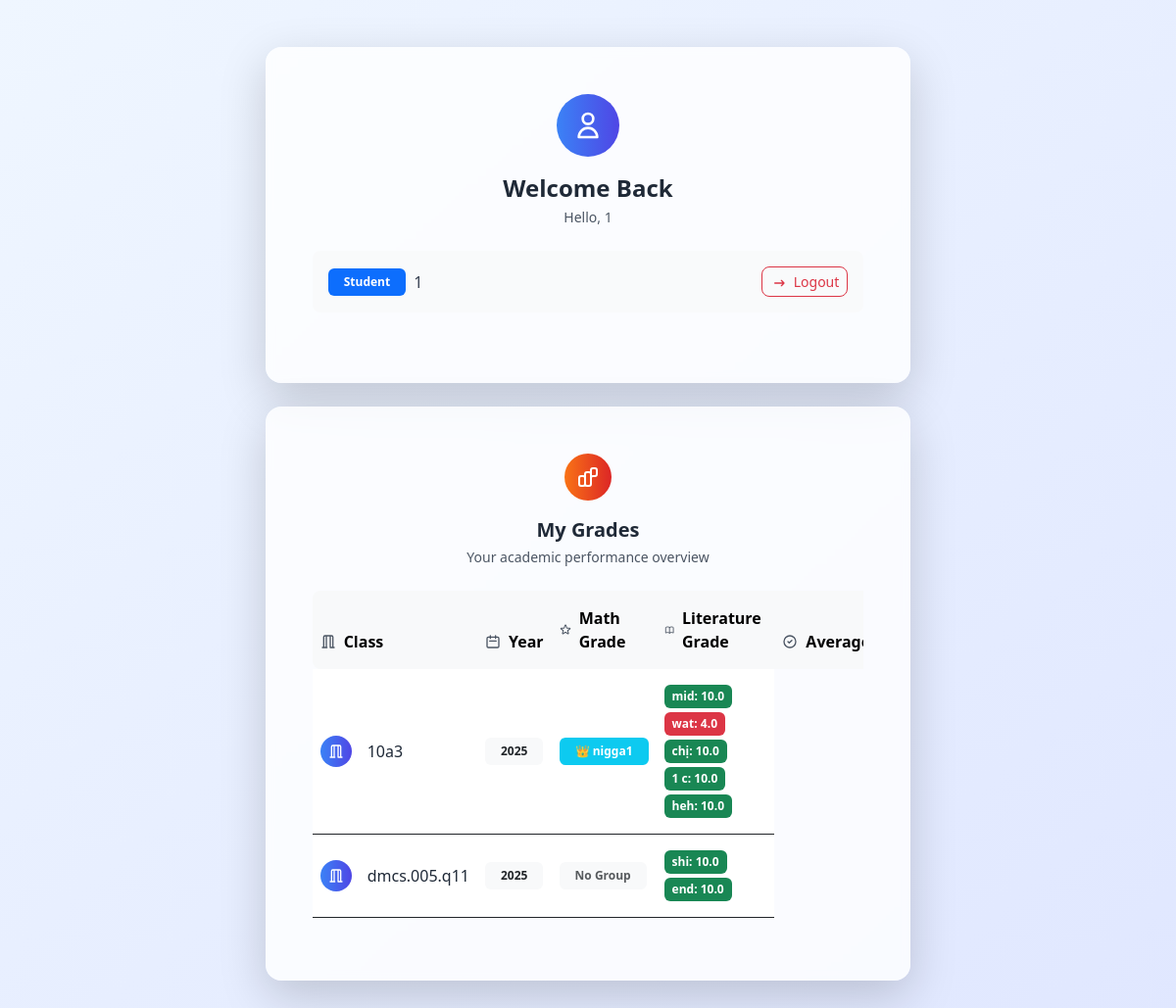
The page / (signed in) on the database its author committed.
### tables this page shows
CREATE TABLE student_to_classes (
  id TEXT NOT NULL,
  student_name TEXT NOT NULL,
  class_name TEXT NOT NULL,      
  started_year INTEGER NOT NULL, 
  group_name text DEFAULT '',
  is_group_leader integer DEFAULT 0,
  grade TEXT DEFAULT '{}',
  PRIMARY KEY (id, class_name, started_year),
  FOREIGN KEY (id) REFERENCES users(id),
  FOREIGN KEY (class_name, started_year) REFERENCES classes(class_name, started_year)
);

### main.py (the view)
@app.route('/', methods=['GET','POST'])
def serve_main():
    if 'id' in session:
        if session['id'] != admin_id:
            db=get_db()
            user_data=db.execute("select * from student_to_classes where id = ?",(session['id'],)).fetchall()
            return render_template('personal.html',user_data=user_data)
        db = get_db()
        classes_list = db.execute("SELECT * FROM classes ORDER BY started_year DESC, class_name ASC")
        classes_list = classes_list.fetchall()
        db.close()
        return render_template('index.html', classes_list=classes_list)
    else:
        return redirect(url_for('login'))

### main.py (called while the page is built)
def from_json_filter(value):
    if value:
        return json.loads(value)
    return {}

def get_db():
    conn = sqlite3.connect(database_path)
    conn.row_factory = sqlite3.Row
    return conn

### templates/personal.html (shortened to what this page needs)
<!DOCTYPE html>
<html lang="en">
<head>
    <link href="https://cdn.jsdelivr.net/npm/bootstrap@5.3.0/dist/css/bootstrap.min.css" rel="stylesheet">
    <script src="https://cdn.tailwindcss.com"></script>
</head>
<body class="bg-gradient-to-br from-blue-50 to-indigo-100 min-h-screen">
    <div class="container py-5">
        <div class="row justify-content-center">
            <div class="col-lg-10 col-xl-8">
                <div class="card shadow-lg border-0 rounded-4 bg-white/80 backdrop-blur-sm mb-4">
                    <div class="card-body p-5">
                        <div class="text-center mb-4">
                            <div class="bg-gradient-to-r from-blue-500 to-indigo-600 w-16 h-16 rounded-full mx-auto mb-3 flex items-center justify-center">
                                <svg class="w-8 h-8 text-white" fill="none" stroke="currentColor" viewBox="0 0 24 24">
                                    <path stroke-linecap="round" stroke-linejoin="round" stroke-width="2" d="M16 7a4 4 0 11-8 0 4 4 0 018 0zM12 14a7 7 0 00-7 7h14a7 7 0 00-7-7z"/>
                                </svg>
                            </div>
                            <h2 class="text-2xl font-bold text-gray-800 mb-1">Welcome Back</h2>
                            <p class="text-gray-600 text-sm">Hello, {{ session.id }}</p>
                        </div>
                        <div class="d-flex justify-content-between align-items-center mb-4 p-3 bg-gray-50 rounded-3">
                            <div class="d-flex align-items-center">
                                <span class="badge bg-primary me-2 px-3 py-2">Student</span>
                                <span class="text-gray-700 font-medium">{{ session.id }}</span>
                            </div>
                            <a href="{{ url_for('logout') }}" class="btn btn-outline-danger btn-sm rounded-3">
                                <svg class="w-4 h-4 inline-block me-1" fill="none" stroke="currentColor" viewBox="0 0 24 24">
                                    <path stroke-linecap="round" stroke-linejoin="round" stroke-width="2" d="M17 16l4-4m0 0l-4-4m4 4H7"/>
                                </svg>
                                Logout
                            </a>
                        </div>
                    </div>
                </div>
                {% if user_data %}
                <div class="card shadow-lg border-0 rounded-4 bg-white/80 backdrop-blur-sm">
                    <div class="card-body p-5">
                        <div class="text-center mb-4">
                            <div class="bg-gradient-to-r from-orange-500 to-red-600 w-12 h-12 rounded-full mx-auto mb-3 flex items-center justify-center">
                            </div>
                            <h5 class="text-xl font-bold text-gray-800 mb-1">My Grades</h5>
                            <p class="text-gray-600 text-sm">Your academic performance overview</p>
                        </div>
                        <div class="table-responsive">
                            <table class="table table-hover align-middle">
                                <thead class="table-light">
                                    <tr>
                                        <th scope="col" class="rounded-start-3 border-0 py-3">
                                            <div class="d-flex align-items-center">
                                                <svg class="w-4 h-4 me-2 text-gray-600" fill="none" stroke="currentColor" viewBox="0 0 24 24">
                                                    <path stroke-linecap="round" stroke-linejoin="round" stroke-width="2" d="M19 21V5a2 2 0 00-2-2H7a2 2 0 00-2 2v16m14 0h2m-2 0h-4m-5 0H3m2 0h4M9 3v18m6-18v18"/>
                                                </svg>
                                                Class
                                            </div>
                                        </th>
                                        <th scope="col" class="border-0 py-3">
                                            <div class="d-flex align-items-center">
                                                <svg class="w-4 h-4 me-2 text-gray-600" fill="none" stroke="currentColor" viewBox="0 0 24 24">
                                                    <path stroke-linecap="round" stroke-linejoin="round" stroke-width="2" d="M8 7V3m8 4V3m-9 8h10M5 21h14a2 2 0 002-2V7a2 2 0 00-2-2H5a2 2 0 00-2 2v12a2 2 0 002 2z"/>
                                                </svg>
                                                Year
                                            </div>
                                        </th>
                                        <th scope="col" class="border-0 py-3">
                                            <div class="d-flex align-items-center">
                                                Math Grade
                                            </div>
                                        </th>
                                        <th scope="col" class="border-0 py-3">
                                            <div class="d-flex align-items-center">
                                                Literature Grade
                                            </div>
                                        </th>
                                        <th scope="col" class="rounded-end-3 border-0 py-3">
                                            <div class="d-flex align-items-center">
                                                <svg class="w-4 h-4 me-2 text-gray-600" fill="none" stroke="currentColor" viewBox="0 0 24 24">
                                                    <path stroke-linecap="round" stroke-linejoin="round" stroke-width="2" d="M9 12l2 2 4-4m6 2a9 9 0 11-18 0 9 9 0 0118 0z"/>
                                                </svg>
                                                Average
                                            </div>
                                        </th>
                                    </tr>
                                </thead>
                                <tbody>
                                    {% for class_info in user_data %}
                                    <tr class="border-0">
                                        <td class="py-3">
                                            <div class="d-flex align-items-center">
                                                <div class="bg-gradient-to-r from-blue-500 to-indigo-600 w-8 h-8 rounded-full me-3 flex items-center justify-center">
                                                    <svg class="w-4 h-4 text-white" fill="none" stroke="currentColor" viewBox="0 0 24 24">
                                                        <path stroke-linecap="round" stroke-linejoin="round" stroke-width="2" d="M19 21V5a2 2 0 00-2-2H7a2 2 0 00-2 2v16m14 0h2m-2 0h-4m-5 0H3m2 0h4M9 3v18m6-18v18"/>
                                                    </svg>
                                                </div>
                                                <span class="font-medium text-gray-800">{{ class_info.class_name }}</span>
                                            </div>
                                        </td>
                                        <td class="py-3">
                                            <span class="badge bg-light text-dark px-3 py-2">{{ class_info.started_year }}</span>
                                        </td>
                                        <td class="py-3">
                                            {% if class_info.group_name %}
                                                <span class="badge bg-info px-3 py-2">
                                                    {% if class_info.is_group_leader %}👑 {% endif %}{{ class_info.group_name }}
                                                </span>
                                            {% else %}
                                                <span class="badge bg-light text-muted px-3 py-2">No Group</span>
                                            {% endif %}
                                        </td>
                                        <td class="py-3">
                                            {% if class_info.grade and class_info.grade != '{}' %}
                                                {% set grades = class_info.grade|from_json %}
                                                {% if grades %}
                                                    <div class="d-flex flex-wrap gap-1">
                                                        {% for subject, grade in grades.items() %}
                                                            {% if grade is not none %}
                                                                {% set grade_float = grade|float %}
                                                                <span class="badge px-2 py-1 text-xs
                                                                    {% if grade_float >= 8.0 %}bg-success
                                                                    {% elif grade_float >= 6.5 %}bg-warning text-dark
                                                                    {% elif grade_float >= 5.0 %}bg-info text-dark
                                                                    {% else %}bg-danger
                                                                    {% endif %}">
                                                                    {{ subject[:3] }}: {{ "%.1f"|format(grade_float) }}
                                                                </span>
                                                            {% endif %}
                                                        {% endfor %}
                                                    </div>
                                                {% else %}
                                                    <span class="badge bg-light text-muted px-3 py-2">No Grades</span>
                                                {% endif %}
                                            {% else %}
                                                <span class="badge bg-light text-muted px-3 py-2">No Grades</span>
                                            {% endif %}
                                        </td>
                                    </tr>
                                    {% endfor %}
                                </tbody>
                            </table>
                        </div>
                    </div>
                </div>
                {% endif %}
            </div>
        </div>
    </div>
</body>
</html>

### rows shown on the page
student_to_classes: class_name "10a3", started_year "2025", group_name "nigga1", subject "mid" "wat" "chị" "1 c" "heh", grade_float "10.0" "4.0" "10.0" "10.0" "10.0"
student_to_classes: class_name "dmcs.005.q11", started_year "2025", group_name "No Group", subject "shi" "end", grade_float "10.0" "10.0"

### other values the page prints
{{ session.id }} "1"
